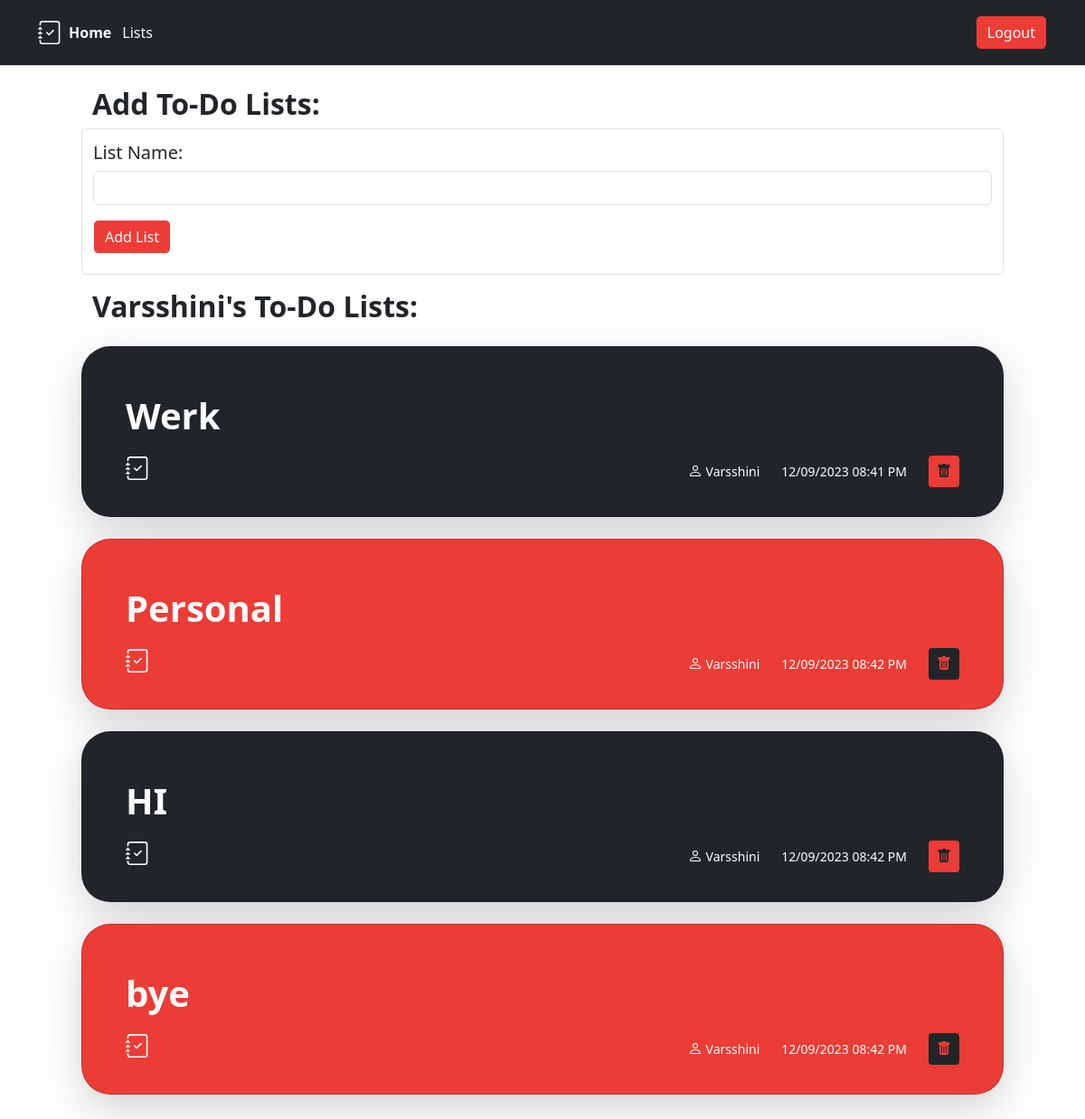
Screenshot of /lists (signed in) with the database file from the repository.
### main.py (models this page shows, shortened)
class User(db.Model, UserMixin):
    __tablename__ = 'user'
    id: db.Mapped[int] = db.mapped_column(primary_key=True)
    username = db.Column(db.String(80), nullable=False)
    email = db.Column(db.String(120), unique=True, nullable=False)
    password = db.Column(db.String(50), nullable=False)
    lists: db.Mapped[List["Lists"]] = db.relationship(back_populates="author")

class Lists(db.Model, UserMixin):
    __tablename__ = 'lists'
    id: db.Mapped[int] = db.mapped_column(primary_key=True)
    list_name = db.Column(db.String(80), nullable=False)
    tasks = db.Column(db.String(250))
    time = db.Column(db.String(20), nullable=False)
    author: db.Mapped["User"] = db.relationship(back_populates="lists")
    author_id: db.Mapped[int] = db.mapped_column(db.ForeignKey("user.id"))

### main.py (the view, shortened to what this page needs)
@app.route('/lists', methods=['POST', 'GET'])
@login_required
def list_page():
    lists = db.session.execute(db.select(Lists).where(Lists.author == current_user)).scalars()
    list_list = []
    for list_item in lists:
        list_list.append(list_item)
    return render_template('lists.html', lists=list_list, color=COLOR_LIST)

### main.py (called while the page is built)
@login_manager.user_loader
def load_user(user_id):
    return db.session.execute(db.select(User).where(User.id == user_id)).scalar()

### templates/lists.html (shortened to what this page needs)
{% extends 'header.html' %}
{% block content %}
<div class="container pt-5 my-5">
  <div class="px-5 mb-4 rounded-3">
    <div class="container-fluid">
      <h2 class="fw-bold">Add To-Do Lists:</h2>
    </div>
    <form id="addListForm" data-sb-form-api-token="API_TOKEN" action="{{ url_for('list_page') }}" method="post">
      <div class="form-control">
        <label for="new_list" class="h5 my-2">List Name:</label>
        <input type="text" class="form-control" name="new_list" id="new_list">
        <button class="btn btn-outline-light my-3" name="add" type="submit" style="background-color: #ec3c36">Add List</button>
      </div>
      <div class="container-fluid mt-3">
        <h2 class="fw-bold">{{ current_user.username }}'s To-Do Lists:</h2>
      </div>
      {% for i in range(lists|length) %}
      <a href="{{ url_for('task', id=lists[i].id) }}" style="color: #{{ color[i % 2] }}">
      <div class="col mt-4">
        <div class="card card-cover h-100 overflow-hidden text-white rounded-5 shadow-lg" style="background-color: #{{ color[i % 2] }}">
          <div class="d-flex flex-column h-100 px-5 pb-3 text-white text-shadow-1">
            <h2 class="pt-5 mt-2 mb-4 display-6 lh-1 fw-bold">{{ lists[i].list_name }}</h2>
            <ul class="d-flex list-unstyled mt-auto">
              <li class="me-auto">
              </li>
              <li class="d-flex align-items-center me-3">
                <small class="ms-1">{{ lists[i].author.username }}</small>
              </li>
              <li class="d-flex align-items-center">
                <small class="ms-2">{{ lists[i].time }}</small>
              </li>
              <li class="d-flex align-items-center">
                <button class="ms-4 btn btn-sm pb-2" name="delete" value="{{lists[i].id}}" style="background-color: #{{ color[(i % 2)-1] }}; color: #{{ color[i % 2] }}">
                </button>
              </li>
            </ul>
          </div>
        </div>
      </div>
      </a>
      {% endfor %}
    </form>
  </div>
</div>
{% endblock %}

### templates/header.html (shortened to what this page needs)
<!DOCTYPE html>
<html lang="en">
<head>
    {{ bootstrap.load_css() }}
</head>
<header class="p-3 mb-5 border-bottom fixed-top bg-dark">
  <div class="container">
    <div class="d-flex flex-wrap align-items-center justify-content-center justify-content-lg-start">
      <a href="/" class="d-flex align-items-center mb-2 mb-lg-0 text-light text-decoration-none">
      </a>
      <ul class="nav col-12 col-lg-auto me-lg-auto mb-2 justify-content-center mb-md-0">
        <li><a href="/" class="nav-link px-2 link-light fw-bold">Home</a></li>
        {% if not current_user.is_authenticated: %}
          <li><a href="{{ url_for('list_page') }}" class="nav-link px-1 link-light disabled">Lists</a></li>
        {% else: %}
          <li><a href="{{ url_for('list_page') }}" class="nav-link px-1 link-light">Lists</a></li>
        {% endif %}
      </ul>
      {% if not current_user.is_authenticated: %}
        <a type="button" class="btn btn-outline-light me-2" href="{{ url_for('login') }}">Login</a>
        <a type="button" class="btn btn-dark" style="background-color: #ec3c36" href="{{ url_for('signup') }}">SignUp</a>
      {% else: %}
        <a type="button" class="btn btn-dark" style="background-color: #ec3c36" href="{{ url_for('logout') }}">Logout</a>
      {% endif %}
    </div>
  </div>
</header>
{% block content %} {% endblock %}
</html>

### rows the page displays
User: username "Varsshini", username "Varsshini" "Varsshini" "Varsshini" "Varsshini"
Lists: list_name "Werk", time "12/09/2023 08:41 PM"
Lists: list_name "Personal", time "12/09/2023 08:42 PM"
Lists: list_name "HI", time "12/09/2023 08:42 PM"
Lists: list_name "bye", time "12/09/2023 08:42 PM"
